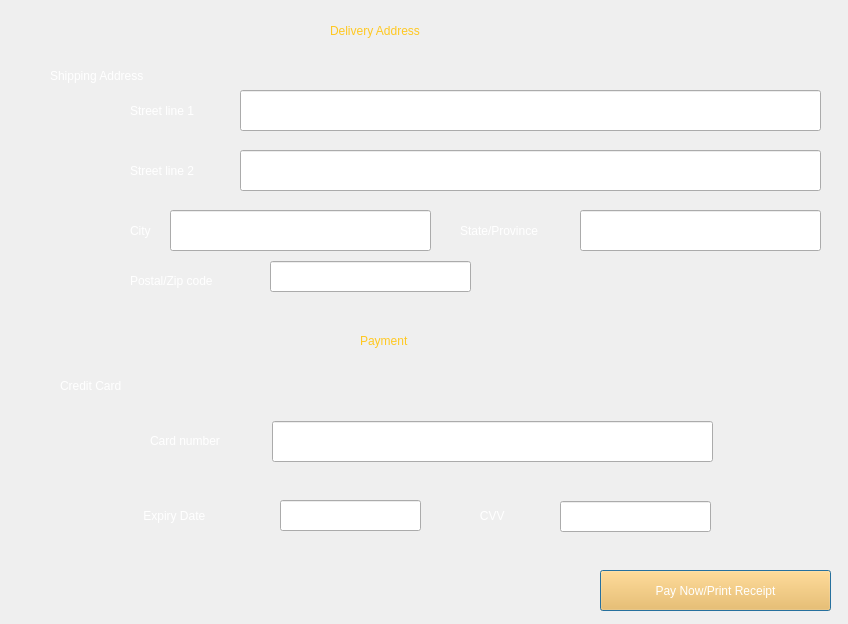
<?xml version="1.0" encoding="UTF-8"?>
<ui version="4.0">
 <class>Dialog</class>
 <widget class="QDialog" name="Dialog">
  <property name="geometry">
   <rect>
    <x>0</x>
    <y>0</y>
    <width>848</width>
    <height>624</height>
   </rect>
  </property>
  <property name="windowTitle">
   <string>Dialog</string>
  </property>
  <widget class="QLabel" name="label_4">
   <property name="geometry">
    <rect>
     <x>440</x>
     <y>500</y>
     <width>121</width>
     <height>31</height>
    </rect>
   </property>
   <property name="styleSheet">
    <string notr="true">font: 75 12pt &quot;MS Shell Dlg 2&quot;;
color: rgb(255, 255, 255);</string>
   </property>
   <property name="text">
    <string>            CVV</string>
   </property>
  </widget>
  <widget class="QLineEdit" name="expiry_date_line_edit">
   <property name="geometry">
    <rect>
     <x>280</x>
     <y>500</y>
     <width>141</width>
     <height>31</height>
    </rect>
   </property>
   <property name="styleSheet">
    <string notr="true">background-color: none;
font: 75 11pt &quot;MS Shell Dlg 2&quot;;</string>
   </property>
  </widget>
  <widget class="QLabel" name="label_2">
   <property name="geometry">
    <rect>
     <x>150</x>
     <y>425</y>
     <width>121</width>
     <height>31</height>
    </rect>
   </property>
   <property name="styleSheet">
    <string notr="true">font: 75 12pt &quot;MS Shell Dlg 2&quot;;
color: rgb(255, 255, 255);</string>
   </property>
   <property name="text">
    <string>Card number</string>
   </property>
  </widget>
  <widget class="QLineEdit" name="credit_card_number_line_edit">
   <property name="geometry">
    <rect>
     <x>272</x>
     <y>421</y>
     <width>441</width>
     <height>41</height>
    </rect>
   </property>
   <property name="styleSheet">
    <string notr="true">background-color: none;
font: 75 11pt &quot;MS Shell Dlg 2&quot;;</string>
   </property>
  </widget>
  <widget class="QLabel" name="label">
   <property name="geometry">
    <rect>
     <x>360</x>
     <y>310</y>
     <width>381</width>
     <height>61</height>
    </rect>
   </property>
   <property name="styleSheet">
    <string notr="true">font: 75 20pt &quot;MS Shell Dlg 2&quot;;
color:rgb(255, 200, 33);</string>
   </property>
   <property name="text">
    <string>Payment</string>
   </property>
  </widget>
  <widget class="QRadioButton" name="radioButton_3">
   <property name="geometry">
    <rect>
     <x>100</x>
     <y>820</y>
     <width>95</width>
     <height>20</height>
    </rect>
   </property>
   <property name="text">
    <string>RadioButton</string>
   </property>
  </widget>
  <widget class="QLineEdit" name="cvv_line_edit">
   <property name="geometry">
    <rect>
     <x>560</x>
     <y>501</y>
     <width>151</width>
     <height>31</height>
    </rect>
   </property>
   <property name="styleSheet">
    <string notr="true">background-color: none;
font: 75 11pt &quot;MS Shell Dlg 2&quot;;</string>
   </property>
  </widget>
  <widget class="QLabel" name="label_3">
   <property name="geometry">
    <rect>
     <x>140</x>
     <y>500</y>
     <width>131</width>
     <height>31</height>
    </rect>
   </property>
   <property name="styleSheet">
    <string notr="true">font: 75 12pt &quot;MS Shell Dlg 2&quot;;
color: rgb(255, 255, 255);</string>
   </property>
   <property name="text">
    <string> Expiry Date</string>
   </property>
  </widget>
  <widget class="QPushButton" name="pay_now">
   <property name="geometry">
    <rect>
     <x>600</x>
     <y>570</y>
     <width>231</width>
     <height>41</height>
    </rect>
   </property>
   <property name="styleSheet">
    <string notr="true">font: 75 12pt  &quot;Segoe UI Semibold&quot;;
color:;
color: rgb(255, 255, 255);
background-color: rgb(255, 184, 62);</string>
   </property>
   <property name="text">
    <string>Pay Now/Print Receipt</string>
   </property>
  </widget>
  <widget class="QLabel" name="label_5">
   <property name="geometry">
    <rect>
     <x>0</x>
     <y>0</y>
     <width>871</width>
     <height>631</height>
    </rect>
   </property>
   <property name="text">
    <string/>
   </property>
   <property name="pixmap">
    <pixmap>../../Downloads/cfe0b6eeee6828d4d804424e7919184d.jpg</pixmap>
   </property>
   <property name="scaledContents">
    <bool>true</bool>
   </property>
  </widget>
  <widget class="QLabel" name="label_6">
   <property name="geometry">
    <rect>
     <x>50</x>
     <y>60</y>
     <width>181</width>
     <height>31</height>
    </rect>
   </property>
   <property name="styleSheet">
    <string notr="true">color: rgb(255, 255, 255);
font: 75 13pt &quot;MS Shell Dlg 2&quot;;</string>
   </property>
   <property name="text">
    <string>Shipping Address</string>
   </property>
  </widget>
  <widget class="QLabel" name="label_7">
   <property name="geometry">
    <rect>
     <x>60</x>
     <y>370</y>
     <width>181</width>
     <height>31</height>
    </rect>
   </property>
   <property name="styleSheet">
    <string notr="true">color: rgb(255, 255, 255);
font: 75 13pt &quot;MS Shell Dlg 2&quot;;</string>
   </property>
   <property name="text">
    <string>Credit Card </string>
   </property>
  </widget>
  <widget class="QLabel" name="label_8">
   <property name="geometry">
    <rect>
     <x>130</x>
     <y>100</y>
     <width>101</width>
     <height>21</height>
    </rect>
   </property>
   <property name="styleSheet">
    <string notr="true">font: 75 10pt &quot;MS Shell Dlg 2&quot;;
color: rgb(255, 255, 255);</string>
   </property>
   <property name="text">
    <string>Street line 1</string>
   </property>
  </widget>
  <widget class="QLabel" name="label_9">
   <property name="geometry">
    <rect>
     <x>130</x>
     <y>160</y>
     <width>101</width>
     <height>21</height>
    </rect>
   </property>
   <property name="styleSheet">
    <string notr="true">font: 75 10pt &quot;MS Shell Dlg 2&quot;;
color: rgb(255, 255, 255);</string>
   </property>
   <property name="text">
    <string>Street line 2</string>
   </property>
  </widget>
  <widget class="QLabel" name="label_10">
   <property name="geometry">
    <rect>
     <x>130</x>
     <y>220</y>
     <width>101</width>
     <height>21</height>
    </rect>
   </property>
   <property name="styleSheet">
    <string notr="true">font: 75 10pt &quot;MS Shell Dlg 2&quot;;
color: rgb(255, 255, 255);</string>
   </property>
   <property name="text">
    <string>City</string>
   </property>
  </widget>
  <widget class="QLabel" name="label_11">
   <property name="geometry">
    <rect>
     <x>460</x>
     <y>220</y>
     <width>121</width>
     <height>21</height>
    </rect>
   </property>
   <property name="styleSheet">
    <string notr="true">font: 75 10pt &quot;MS Shell Dlg 2&quot;;
color: rgb(255, 255, 255);</string>
   </property>
   <property name="text">
    <string>State/Province</string>
   </property>
  </widget>
  <widget class="QLabel" name="label_12">
   <property name="geometry">
    <rect>
     <x>130</x>
     <y>270</y>
     <width>131</width>
     <height>21</height>
    </rect>
   </property>
   <property name="styleSheet">
    <string notr="true">font: 75 10pt &quot;MS Shell Dlg 2&quot;;
color: rgb(255, 255, 255);</string>
   </property>
   <property name="text">
    <string>Postal/Zip code</string>
   </property>
  </widget>
  <widget class="QLineEdit" name="zip_code">
   <property name="geometry">
    <rect>
     <x>270</x>
     <y>261</y>
     <width>201</width>
     <height>31</height>
    </rect>
   </property>
   <property name="styleSheet">
    <string notr="true">background-color: none;
font: 75 11pt &quot;MS Shell Dlg 2&quot;;</string>
   </property>
  </widget>
  <widget class="QLineEdit" name="city_line_edit">
   <property name="geometry">
    <rect>
     <x>170</x>
     <y>210</y>
     <width>261</width>
     <height>41</height>
    </rect>
   </property>
   <property name="styleSheet">
    <string notr="true">background-color: none;
font: 75 11pt &quot;MS Shell Dlg 2&quot;;</string>
   </property>
  </widget>
  <widget class="QLineEdit" name="state_province_line_edit">
   <property name="geometry">
    <rect>
     <x>580</x>
     <y>210</y>
     <width>241</width>
     <height>41</height>
    </rect>
   </property>
   <property name="styleSheet">
    <string notr="true">background-color: none;
font: 75 11pt &quot;MS Shell Dlg 2&quot;;</string>
   </property>
  </widget>
  <widget class="QLineEdit" name="street_line2">
   <property name="geometry">
    <rect>
     <x>240</x>
     <y>150</y>
     <width>581</width>
     <height>41</height>
    </rect>
   </property>
   <property name="styleSheet">
    <string notr="true">background-color: none;
font: 75 11pt &quot;MS Shell Dlg 2&quot;;</string>
   </property>
  </widget>
  <widget class="QLineEdit" name="shipping_address_line_edit">
   <property name="geometry">
    <rect>
     <x>240</x>
     <y>90</y>
     <width>581</width>
     <height>41</height>
    </rect>
   </property>
   <property name="styleSheet">
    <string notr="true">background-color: none;
font: 75 11pt &quot;MS Shell Dlg 2&quot;;</string>
   </property>
  </widget>
  <widget class="QLabel" name="label_13">
   <property name="geometry">
    <rect>
     <x>330</x>
     <y>0</y>
     <width>381</width>
     <height>61</height>
    </rect>
   </property>
   <property name="styleSheet">
    <string notr="true">font: 75 20pt &quot;MS Shell Dlg 2&quot;;
color:rgb(255, 200, 33);</string>
   </property>
   <property name="text">
    <string>Delivery Address</string>
   </property>
  </widget>
  <widget class="QLabel" name="error_label">
   <property name="geometry">
    <rect>
     <x>20</x>
     <y>555</y>
     <width>371</width>
     <height>51</height>
    </rect>
   </property>
   <property name="text">
    <string/>
   </property>
  </widget>
  <zorder>label_5</zorder>
  <zorder>label_4</zorder>
  <zorder>expiry_date_line_edit</zorder>
  <zorder>label_2</zorder>
  <zorder>credit_card_number_line_edit</zorder>
  <zorder>label</zorder>
  <zorder>radioButton_3</zorder>
  <zorder>cvv_line_edit</zorder>
  <zorder>label_3</zorder>
  <zorder>pay_now</zorder>
  <zorder>label_6</zorder>
  <zorder>label_7</zorder>
  <zorder>label_8</zorder>
  <zorder>label_9</zorder>
  <zorder>label_10</zorder>
  <zorder>label_11</zorder>
  <zorder>label_12</zorder>
  <zorder>zip_code</zorder>
  <zorder>city_line_edit</zorder>
  <zorder>state_province_line_edit</zorder>
  <zorder>street_line2</zorder>
  <zorder>shipping_address_line_edit</zorder>
  <zorder>label_13</zorder>
  <zorder>error_label</zorder>
 </widget>
 <resources/>
 <connections/>
</ui>
